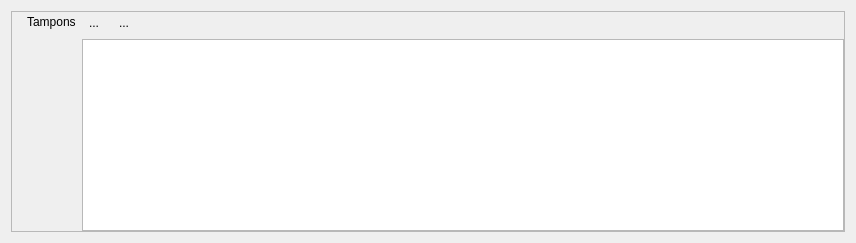
                    <widget class="QWidget" name="stackPondBuffer">
                     <layout class="QGridLayout" name="gridLayout_21">
                      <item row="1" column="0">
                       <widget class="QFrame" name="pondBufferFrame">
                        <property name="sizePolicy">
                         <sizepolicy hsizetype="Expanding" vsizetype="Expanding">
                          <horstretch>0</horstretch>
                          <verstretch>0</verstretch>
                         </sizepolicy>
                        </property>
                        <property name="frameShape">
                         <enum>QFrame::StyledPanel</enum>
                        </property>
                        <property name="frameShadow">
                         <enum>QFrame::Raised</enum>
                        </property>
                        <layout class="QGridLayout" name="gridLayout_17">
                         <property name="leftMargin">
                          <number>0</number>
                         </property>
                         <property name="topMargin">
                          <number>0</number>
                         </property>
                         <property name="rightMargin">
                          <number>0</number>
                         </property>
                         <property name="bottomMargin">
                          <number>0</number>
                         </property>
                         <item row="0" column="1">
                          <widget class="QLabel" name="pondDirectLayerLabel_3">
                           <property name="sizePolicy">
                            <sizepolicy hsizetype="Fixed" vsizetype="Fixed">
                             <horstretch>0</horstretch>
                             <verstretch>0</verstretch>
                            </sizepolicy>
                           </property>
                           <property name="text">
                            <string>Tampons</string>
                           </property>
                          </widget>
                         </item>
                         <item row="0" column="2">
                          <widget class="QToolButton" name="pondBufferPlus">
                           <property name="toolTip">
                            <string>Ajouter un nouveau tampon</string>
                           </property>
                           <property name="text">
                            <string>...</string>
                           </property>
                           <property name="icon">
                            <iconset resource="resources.qrc">
                             <normaloff>:/plugins/eco_cont/icons/symbologyAdd.svg</normaloff>:/plugins/eco_cont/icons/symbologyAdd.svg</iconset>
                           </property>
                           <property name="autoRaise">
                            <bool>true</bool>
                           </property>
                          </widget>
                         </item>
                         <item row="0" column="3">
                          <widget class="QToolButton" name="pondBufferMinus">
                           <property name="toolTip">
                            <string>Supprimer le tampon sélectionné</string>
                           </property>
                           <property name="text">
                            <string>...</string>
                           </property>
                           <property name="icon">
                            <iconset resource="resources.qrc">
                             <normaloff>:/plugins/eco_cont/icons/symbologyRemove.svg</normaloff>:/plugins/eco_cont/icons/symbologyRemove.svg</iconset>
                           </property>
                           <property name="autoRaise">
                            <bool>true</bool>
                           </property>
                          </widget>
                         </item>
                         <item row="0" column="4">
                          <spacer name="horizontalSpacer_11">
                           <property name="orientation">
                            <enum>Qt::Horizontal</enum>
                           </property>
                           <property name="sizeHint" stdset="0">
                            <size>
                             <width>702</width>
                             <height>20</height>
                            </size>
                           </property>
                          </spacer>
                         </item>
                         <item row="1" column="2" colspan="3">
                          <widget class="QTableView" name="pondBufferView">
                           <property name="minimumSize">
                            <size>
                             <width>200</width>
                             <height>100</height>
                            </size>
                           </property>
                          </widget>
                         </item>
                         <item row="0" column="0">
                          <spacer name="horizontalSpacer_10">
                           <property name="orientation">
                            <enum>Qt::Horizontal</enum>
                           </property>
                           <property name="sizeType">
                            <enum>QSizePolicy::Fixed</enum>
                           </property>
                           <property name="sizeHint" stdset="0">
                            <size>
                             <width>15</width>
                             <height>13</height>
                            </size>
                           </property>
                          </spacer>
                         </item>
                        </layout>
                       </widget>
                      </item>
                     </layout>
                    </widget>
